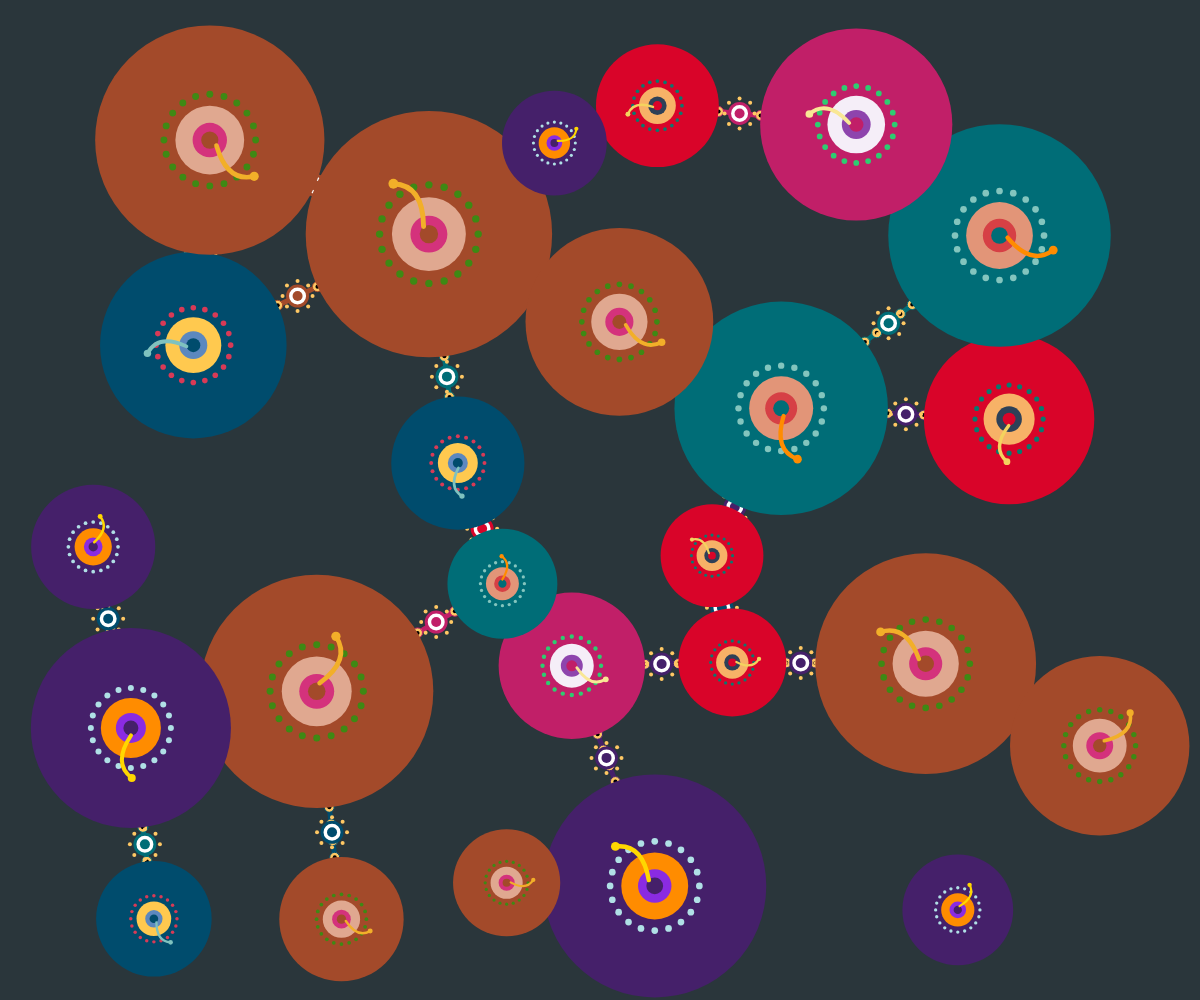
Frame 1 (no input)
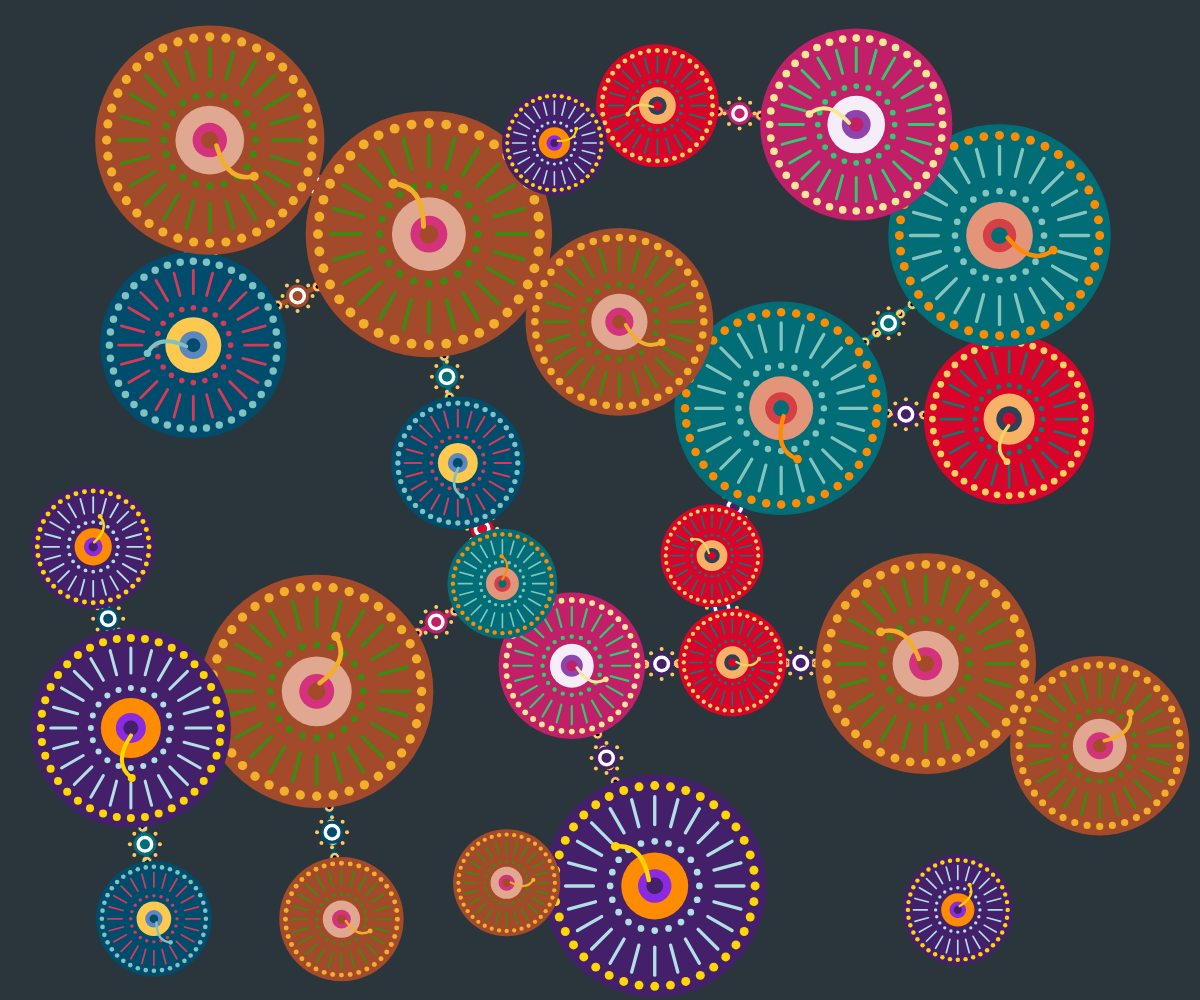
Frame 60 (no input)
Frame 120 (the mouse pressed at the canvas centre since frame 60): identical to frame 60, image omitted

The p5.js sketch that drew these frames (run headless with seeded random() and noise() and a simulated clock; from frame 60 on, the mouse is pressed at the canvas centre):

// p5.js sketch
// ── sketch.js
/**
 * Global Arrays: These arrays hold the main components of our artwork,
 * allowing us to manage and update them collectively.
 */
let wheels = []; // Stores all Wheel objects, representing the main circular elements.
let connectors = []; // Stores all Connector objects, which link the wheels.
let dandelionParticles = []; // Stores particles that "blow away" from wheels, creating a dynamic effect.
let blownAwayHistory = []; // Tracks the state of wheels that have been "blown away" for undo functionality.

/**
 * Color Palettes: Inspired by Pacita Abad's "Wheels of Fortune," these palettes
 * define the vibrant and layered color schemes for each wheel. Each sub-array
 * contains colors for different parts of a wheel (Base, Outer Dots, Inner Dots, Spokes, Center).
 * These are approximations and can be fine-tuned for precise matching.
 */
const colorPalettes = [
  // Palette 1: Deep Blue/Purple with Yellow/Orange Accents, evoking a rich, contrasting feel.
  ['#45206A', '#FFD700', '#FF8C00', '#B0E0E6', '#8A2BE2'], // Base, Outer Dots, Inner Dots, Spokes, Center
  // Palette 2: Fiery Reds and Oranges with Green/Blue contrast, creating a dynamic and energetic visual.
  ['#D90429', '#F4D35E', '#F7B267', '#0A796F', '#2E4057'],
  // Palette 3: Warm Earthy Tones with Bright Pinks/Greens, offering a softer yet vibrant combination.
  ['#A34A2A', '#F2AF29', '#E0A890', '#3E8914', '#D4327C'],
  // Palette 4: Cool Blues and Greens with Yellow/Pink Pop, providing a refreshing and lively contrast.
  ['#004C6D', '#7FC2BF', '#FFC94F', '#D83A56', '#5C88BF'],
  // Palette 5: Vibrant Pinks and Purples with Yellow/Green, for a playful and bright aesthetic.
  ['#C11F68', '#F9E795', '#F5EEF8', '#2ECC71', '#8E44AD'],
  // Palette 6: Deep Teal with Orange/Red, offering a sophisticated and warm contrast.
  ['#006D77', '#FF8C00', '#E29578', '#83C5BE', '#D64045'],
  // Additional palettes can be added here following analysis of the original artwork.
];

/**
 * Background Color: A dark, muted background color chosen to resemble the
 * original painting's aesthetic, providing a subtle contrast to the vibrant wheels.
 */
const backgroundColor = '#2A363B';

/**
 * Setup Function: Initializes the canvas and sets up the initial state of the artwork.
 * This function runs once at the beginning of the program.
 */
function setup() {
  createCanvas(windowWidth, windowHeight); // Create a canvas that fills the browser window.
  angleMode(RADIANS); // Set angle mode to RADIANS for consistent trigonometric calculations.

  initializeArtwork(); // Call the function to populate the artwork with wheels and connectors.
}

/**
 * Draw Function: This function is continuously called by p5.js, typically 60 times per second.
 * It's responsible for rendering all elements and updating their states for animation.
 */
function draw() {
  background(backgroundColor); // Clear the canvas with the defined background color in each frame.

  /**
   * Display Connectors: Connectors are drawn first to ensure they appear
   * behind the wheels, creating a layered visual effect.
   */
  for (const conn of connectors) {
    conn.display(); // Call the display method for each connector object.
  }

  /**
   * Display Wheels: Each wheel is drawn and its fading-in animation is updated.
   * Wheels are drawn on top of the connectors.
   */
  for (const wheel of wheels) {
    wheel.display(); // Call the display method for each wheel object.
    wheel.updateAlpha(); // Update the alpha (transparency) value for fade-in effect.
  }

  /**
   * Update and Display Dandelion Particles: Iterates through particles in reverse
   * to safely remove faded particles without affecting the loop index.
   */
  for (let i = dandelionParticles.length - 1; i >= 0; i--) {
    let p = dandelionParticles[i];
    p.update(); // Update particle's position, alpha, and size.
    p.display(); // Draw the particle on the canvas.

    // Remove particles that have completely faded out AND are not in a returning state.
    if (p.alpha <= 0 && !p.isReturning) {
      dandelionParticles.splice(i, 1); // Remove the particle from the array.
    }
    // Remove returning particles that have reached their target and faded out.
    if (p.isReturning && dist(p.x, p.y, p.targetX, p.targetY) < 1 && p.alpha <= 0) {
      dandelionParticles.splice(i, 1); // Remove the returning particle from the array.
    }
  }
}

/**
 * --- Initialization Function ---
 * Initializes or re-initializes all artwork elements: wheels, connectors, and particles.
 * This is called on setup and whenever the window is resized.
 */
function initializeArtwork() {
  // Clear all existing arrays to start fresh.
  wheels = [];
  connectors = [];
  dandelionParticles = []; // Clear particles on re-initialization.
  blownAwayHistory = []; // Clear history on re-initialization.

  const numWheels = 25; // Defines the target number of wheels to be generated for a denser composition.
  const minRadius = width * 0.04; // Minimum radius for a wheel, relative to canvas width.
  const maxRadius = width * 0.12; // Maximum radius for a wheel, relative to canvas width.
  const maxAttempts = 5000; // Maximum attempts to place a wheel, preventing infinite loops.
  let currentAttempts = 0; // Counter for placement attempts.

  /**
   * Generate Wheels with Optimized Packing: This loop attempts to place wheels
   * randomly while minimizing excessive overlap and ensuring connectivity.
   */
  while (wheels.length < numWheels && currentAttempts < maxAttempts) {
    let candidateRadius = random(minRadius, maxRadius); // Propose a random radius for the new wheel.
    let candidateX = random(candidateRadius, width - candidateRadius); // Propose a random X position.
    let candidateY = random(candidateRadius, height - candidateRadius); // Propose a random Y position.

    let isOverlappingTooMuch = false; // Flag to check if the candidate wheel overlaps excessively.
    let hasNearbyWheel = false; // Flag to check if the candidate wheel is close enough to existing wheels.

    // Check against all existing wheels for overlap and proximity.
    for (let other of wheels) {
      let d = dist(candidateX, candidateY, other.x, other.y); // Calculate distance between centers.
      let combinedRadius = candidateRadius + other.radius; // Sum of their radii.

      // Allow for significant overlap, as seen in Pacita Abad's original work.
      const overlapThreshold = min(candidateRadius, other.radius) * 0.4; // Allow up to 40% overlap of the smaller radius.
      if (d < combinedRadius - overlapThreshold) {
        isOverlappingTooMuch = true; // Mark as excessively overlapping.
        break; // No need to check further if overlap is too much.
      }
      // Check if it's within a reasonable distance to form a connection.
      if (d < combinedRadius * 1.5) { // Can be connected if within 1.5 times their combined radius.
        hasNearbyWheel = true; // Mark as having a potential neighbor.
      }
    }

    // The first wheel doesn't require any nearby neighbors.
    if (wheels.length === 0) {
      hasNearbyWheel = true;
    }

    // Add the wheel if it's not excessively overlapping and has a potential neighbor (or is the first wheel).
    if (!isOverlappingTooMuch && hasNearbyWheel) {
      let selectedPalette = random(colorPalettes); // Pick a random color palette.
      // Ensure diversity: avoid using the same palette consecutively.
      if (wheels.length > 0 && selectedPalette === wheels[wheels.length - 1].colors) {
        selectedPalette = random(colorPalettes.filter(p => p !== selectedPalette)); // Select a different palette.
      }
      wheels.push(new Wheel(candidateX, candidateY, candidateRadius, selectedPalette)); // Add the new Wheel object.
    }
    currentAttempts++; // Increment attempt counter.
  }

  // Log a message if not all wheels could be placed within the maximum attempts.
  if (currentAttempts >= maxAttempts) {
    console.log("Could not place all wheels within limits.");
  }

  /**
   * Generate Connectors: Creates connections between nearby wheels to mimic
   * the chain-like elements in the original artwork.
   */
  for (let i = 0; i < wheels.length; i++) {
    for (let j = i + 1; j < wheels.length; j++) { // Avoid duplicate connections and self-connection.
      let w1 = wheels[i];
      let w2 = wheels[j];
      let d = dist(w1.x, w1.y, w2.x, w2.y); // Calculate distance between wheel centers.
      // Connect wheels if they are within a certain range (allowing for some gap or slight overlap).
      if (d < (w1.radius + w2.radius) * 1.3) { // Connect if distance is within 1.3 times their combined radii.
        connectors.push(new Connector(w1, w2, random(colorPalettes)[0])); // Add a new Connector with a random base color.
      }
    }
  }
}

/**
 * --- Wheel Class ---
 * Represents a single circular "wheel" element in the artwork.
 * It handles its position, size, colors, and drawing its various components.
 */
class Wheel {
  /**
   * Constructor: Initializes a new Wheel object with its position, radius, and color palette.
   * @param {number} x - The x-coordinate of the wheel's center.
   * @param {number} y - The y-coordinate of the wheel's center.
   * @param {number} radius - The radius of the wheel.
   * @param {string[]} palette - An array of color strings for the wheel's components.
   */
  constructor(x, y, radius, palette) {
    this.x = x;
    this.y = y;
    this.radius = radius;
    this.colors = palette; // Stores the assigned color palette.
    this.stemAngle = random(TWO_PI); // Random angle for the decorative "stem" element.
    this.isBlownAway = false; // Flag to indicate if the wheel's inner patterns have been "blown away."

    // Properties for fade-in effect of inner patterns.
    this.innerAlpha = 0; // Current transparency of inner patterns (starts fully transparent).
    this.targetInnerAlpha = 255; // Target opacity (fully opaque).
    this.fadeSpeed = 5; // Rate at which the alpha value changes.
  }

  /**
   * Display Method: Draws all the components of the wheel on the canvas.
   * It uses `push()` and `pop()` to isolate transformations for each wheel.
   */
  display() {
    push(); // Save the current drawing style and transformations.
    translate(this.x, this.y); // Move the origin to the center of the wheel.

    this.drawBaseCircle(); // Draw the main circular base.

    // Only draw the outer dots and spokes if the wheel has not been "blown away".
    // These elements will fade in based on `innerAlpha`.
    if (!this.isBlownAway) {
      this.drawOuterDots();
      this.drawSpokes();
    }
    this.drawInnerCircles(); // Draw the nested inner circles.
    this.drawStem(); // Draw the decorative stem element.

    pop(); // Restore the previous drawing style and transformations.
  }

  /**
   * Update Alpha Method: Manages the fade-in effect for the wheel's inner patterns.
   * If the wheel is blown away, its inner patterns become fully transparent.
   */
  updateAlpha() {
    if (this.isBlownAway) {
      this.innerAlpha = 0; // If blown away, immediately make inner patterns invisible.
    } else {
      // Gradually increase innerAlpha towards the target (255) for a fade-in effect.
      if (this.innerAlpha < this.targetInnerAlpha) {
        this.innerAlpha = min(this.innerAlpha + this.fadeSpeed, this.targetInnerAlpha);
      }
    }
  }

  /**
   * Draw Base Circle Method: Draws the outermost, solid circle of the wheel.
   */
  drawBaseCircle() {
    noStroke(); // No outline for the base circle.
    fill(this.colors[0]); // Use the first color from the palette for the base.
    circle(0, 0, this.radius * 2); // Draw a circle at the origin (relative to translated canvas).
  }

  /**
   * Draw Outer Dots Method: Draws a ring of small dots around the outer edge of the wheel.
   * The color of these dots is affected by the `innerAlpha` for fading.
   */
  drawOuterDots() {
    const dotCount = 40; // Number of dots in the outer ring.
    const dotRadius = this.radius * 0.9; // Radius on which the dots are placed.
    const dotSize = this.radius * 0.08; // Size of each individual dot.

    // Apply the current `innerAlpha` to the dot color for the fade-in effect.
    let dotColor = color(this.colors[1]);
    dotColor.setAlpha(this.innerAlpha);
    fill(dotColor); // Set fill color for the dots.
    noStroke(); // No outline for the dots.

    // Loop to draw each dot at its calculated position.
    for (let i = 0; i < dotCount; i++) {
      const angle = map(i, 0, dotCount, 0, TWO_PI); // Calculate angle for even distribution.
      const dx = cos(angle) * dotRadius; // X-offset from the center.
      const dy = sin(angle) * dotRadius; // Y-offset from the center.
      circle(dx, dy, dotSize); // Draw the dot.
    }
  }

  /**
   * Draw Spokes Method: Draws radial lines (spokes) extending from the center of the wheel.
   * The color of these spokes is affected by the `innerAlpha` for fading.
   */
  drawSpokes() {
    const spokeCount = 24; // Number of spokes.
    const innerRadius = this.radius * 0.55; // Inner starting point for spokes.
    const outerRadius = this.radius * 0.8; // Outer ending point for spokes.

    // Apply the current `innerAlpha` to the spoke color for the fade-in effect.
    let spokeColor = color(this.colors[3]);
    spokeColor.setAlpha(this.innerAlpha);
    stroke(spokeColor); // Set stroke color for the spokes.
    strokeWeight(this.radius * 0.03); // Set stroke thickness.

    // Loop to draw each spoke.
    for (let i = 0; i < spokeCount; i++) {
      const angle = map(i, 0, spokeCount, 0, TWO_PI); // Calculate angle for even distribution.
      const x1 = cos(angle) * innerRadius; // Inner X-coordinate.
      const y1 = sin(angle) * innerRadius; // Inner Y-coordinate.
      const x2 = cos(angle) * outerRadius; // Outer X-coordinate.
      const y2 = sin(angle) * outerRadius; // Outer Y-coordinate.
      line(x1, y1, x2, y2); // Draw the line segment.
    }
  }

  /**
   * Draw Inner Circles Method: Draws several concentric circles and a ring of dots
   * towards the center of the wheel, creating layered patterns.
   */
  drawInnerCircles() {
    noStroke(); // No outline for these circles.

    fill(this.colors[2]); // Use the third color for the first inner circle.
    circle(0, 0, this.radius * 0.6); // Draw the first inner circle.

    fill(this.colors[3]); // Use the fourth color for the inner dots.
    const innerDotCount = 20; // Number of dots in the inner ring.
    const innerDotRadius = this.radius * 0.4; // Radius on which inner dots are placed.
    const innerDotSize = this.radius * 0.06; // Size of each inner dot.

    // Loop to draw each inner dot.
    for (let i = 0; i < innerDotCount; i++) {
      const angle = map(i, 0, innerDotCount, 0, TWO_PI); // Calculate angle.
      const dx = cos(angle) * innerDotRadius; // X-offset.
      const dy = sin(angle) * innerDotRadius; // Y-offset.
      circle(dx, dy, innerDotSize); // Draw the inner dot.
    }

    fill(this.colors[4]); // Use the fifth color for the second inner circle.
    circle(0, 0, this.radius * 0.3); // Draw the second inner circle.

    fill(this.colors[0]); // Reuse the first color for the smallest central circle.
    circle(0, 0, this.radius * 0.15); // Draw the smallest central circle.
  }

  /**
   * Draw Stem Method: Draws a decorative, curved "stem" or accent originating
   * from the center of the wheel.
   */
  drawStem() {
    stroke(this.colors[1]); // Use the second color for the stem's stroke.
    strokeWeight(this.radius * 0.04); // Set stem thickness.
    noFill(); // No fill for the stem curve.

    // Define start, end, and control points for a quadratic Bezier curve.
    const startX = cos(this.stemAngle) * (this.radius * 0.075);
    const startY = sin(this.stemAngle) * (this.radius * 0.075);
    const endX = cos(this.stemAngle) * (this.radius * 0.5);
    const endY = sin(this.stemAngle) * (this.radius * 0.5);
    const controlX = cos(this.stemAngle + 0.5) * (this.radius * 0.4);
    const controlY = sin(this.stemAngle + 0.5) * (this.radius * 0.4);

    beginShape(); // Begin custom shape drawing.
    vertex(startX, startY); // Start point of the curve.
    quadraticVertex(controlX, controlY, endX, endY); // Define quadratic Bezier curve.
    endShape(); // End custom shape.

    noStroke(); // No stroke for the circle at the end of the stem.
    fill(this.colors[1]); // Fill with the second color.
    circle(endX, endY, this.radius * 0.08); // Draw a circle at the end of the stem.
  }

  /**
   * Contains Method: Checks if a given point (px, py) is within the bounds of the wheel.
   * Useful for mouse interaction.
   * @param {number} px - The x-coordinate of the point to check.
   * @param {number} py - The y-coordinate of the point to check.
   * @returns {boolean} - True if the point is inside the wheel, false otherwise.
   */
  contains(px, py) {
    let d = dist(px, py, this.x, this.y); // Calculate distance from the point to the wheel's center.
    return d < this.radius; // Return true if distance is less than the radius.
  }
}

/**
 * --- Connector Class ---
 * Represents a visual connection between two Wheel objects, mimicking chain-like elements.
 */
class Connector {
  /**
   * Constructor: Initializes a new Connector object, linking two wheels.
   * @param {Wheel} wheel1 - The first Wheel object to connect.
   * @param {Wheel} wheel2 - The second Wheel object to connect.
   * @param {string} connectColor - The color for the connector and its decorative elements.
   */
  constructor(wheel1, wheel2, connectColor) {
    this.w1 = wheel1; // Reference to the first wheel.
    this.w2 = wheel2; // Reference to the second wheel.
    this.color = connectColor; // Color of the connector.

    // Pre-calculate angle and start/end points for drawing efficiency.
    this.angle = atan2(this.w2.y - this.w1.y, this.w2.x - this.w1.x); // Angle from w1 to w2.
    this.startPoint = createVector(
      this.w1.x + cos(this.angle) * this.w1.radius, // Point on the edge of w1.
      this.w1.y + sin(this.angle) * this.w1.radius
    );
    this.endPoint = createVector(
      this.w2.x + cos(this.angle + PI) * this.w2.radius, // Point on the edge of w2 (opposite side of the angle).
      this.w2.y + sin(this.angle + PI) * this.w2.radius
    );
  }

  /**
   * Display Method: Draws the connector line and its decorative chain-like elements.
   */
  display() {
    stroke(this.color); // Set stroke color for the main connection line.
    strokeWeight(5); // Thicker line for better visibility.
    noFill(); // No fill for the line itself.

    // Draw the main connection line between the two wheels.
    line(this.startPoint.x, this.startPoint.y, this.endPoint.x, this.endPoint.y);

    // Add decorative elements for the chain-like effect, inspired by the original artwork.
    let midX = (this.startPoint.x + this.endPoint.x) / 2; // Midpoint X for central decorations.
    let midY = (this.startPoint.y + this.endPoint.y) / 2; // Midpoint Y for central decorations.
    let distBetweenWheels = dist(this.startPoint.x, this.startPoint.y, this.endPoint.x, this.endPoint.y); // Total length of the connector.

    // Draw chain links along the line.
    const linkSize = 10; // Size of individual chain links.
    const numLinks = floor(distBetweenWheels / (linkSize * 1.5)); // Calculate number of links based on distance.
    if (numLinks > 0) {
      for (let i = 0; i <= numLinks; i++) {
        let lerpAmount = map(i, 0, numLinks, 0, 1); // Interpolation amount for positioning links.
        let linkX = lerp(this.startPoint.x, this.endPoint.x, lerpAmount); // X position of the link.
        let linkY = lerp(this.startPoint.y, this.endPoint.y, lerpAmount); // Y position of the link.

        // Draw small circles to represent chain links.
        fill(255, 200, 100); // Yellow-orange color for links.
        stroke(this.color); // Border matching the connection line color.
        strokeWeight(1);
        circle(linkX, linkY, linkSize);

        // Optional: Add a tiny inner dot for more detail on each link.
        fill(0); // Black fill for inner dot.
        noStroke();
        circle(linkX, linkY, linkSize * 0.4);
      }
    }

    // Draw a decorative central blob, inspired by YZH's connecting point.
    fill(255, 255, 255); // White base for the central blob.
    stroke(this.color); // Border matching the connection line.
    strokeWeight(3);
    circle(midX, midY, 20); // Larger central circle.

    fill(this.color); // Inner color matching the connection.
    noStroke();
    circle(midX, midY, 10); // Smaller inner circle.

    // Draw radiating dots around the central blob for additional detail.
    fill(255, 200, 100); // Yellow-orange for small dots.
    noStroke();
    const numSmallDots = 8; // Number of radiating dots.
    const smallDotRadius = 15; // Radius on which these dots radiate.
    const smallDotSize = 4; // Size of each small dot.
    for (let i = 0; i < numSmallDots; i++) {
      let angle = map(i, 0, numSmallDots, 0, TWO_PI); // Angle for even distribution.
      let dx = midX + cos(angle) * smallDotRadius; // X position of the dot.
      let dy = midY + sin(angle) * smallDotRadius; // Y position of the dot.
      circle(dx, dy, smallDotSize); // Draw the small dot.
    }
  }
}

/**
 * --- Dandelion Particle Class ---
 * Represents a single particle that "blows away" from a wheel,
 * creating a dandelion-like effect. These particles can also return to their origin.
 */
class DandelionParticle {
  /**
   * Constructor: Initializes a new DandelionParticle.
   * @param {number} x - Initial x-coordinate of the particle.
   * @param {number} y - Initial y-coordinate of the particle.
   * @param {string} type - The type of particle ('spoke' or 'outerDot'), influencing its appearance.
   * @param {string} color - The color of the particle.
   * @param {number} size - The initial size of the particle.
   * @param {number} targetX - The x-coordinate this particle should return to (its original position).
   * @param {number} targetY - The y-coordinate this particle should return to (its original position).
   * @param {number} [initialAngle=0] - Initial rotation angle for 'spoke' particles.
   */
  constructor(x, y, type, color, size, targetX, targetY, initialAngle = 0) {
    this.x = x;
    this.y = y;
    this.type = type;
    this.color = color;
    this.size = size;
    this.alpha = 255; // Initial opacity (fully opaque) for fading out.

    this.originalX = x; // Stores the initial x-position for reference.
    this.originalY = y; // Stores the initial y-position for reference.
    this.targetX = targetX; // Target x-coordinate for return animation.
    this.targetY = targetY; // Target y-coordinate for return animation.

    // Initial velocity directed towards the bottom-left, mimicking a gentle wind.
    this.vel = p5.Vector.fromAngle(random(PI + PI / 4, PI + PI / 2)); // Angle range for bottom-left.
    this.vel.mult(random(1, 3)); // Random initial speed.

    this.rotation = initialAngle; // Initial rotation for 'spoke' particles.
    this.rotationSpeed = random(-0.05, 0.05); // Random rotation speed for 'spoke' particles.
    this.windX = random(-0.05, -0.2); // Gentle horizontal wind force to the left.
    this.windY = random(0.05, 0.2); // Gentle vertical wind force downwards.

    this.isReturning = false; // Flag to indicate if the particle is animating back to its origin.
    this.returnSpeed = 0.05; // Speed at which the particle lerps (interpolates) back to its target.
  }

  /**
   * Update Method: Updates the particle's position, rotation, size, and alpha over time.
   * Handles both "blowing away" and "returning" animations.
   */
  update() {
    if (this.isReturning) {
      // If returning, interpolate position back to the target and fade out.
      this.x = lerp(this.x, this.targetX, this.returnSpeed);
      this.y = lerp(this.y, this.targetY, this.returnSpeed);
      this.alpha = lerp(this.alpha, 0, this.returnSpeed * 2); // Fade OUT as it returns to merge with the wheel.
      this.size = lerp(this.size, (this.type === 'spoke' ? this.size / 5 : this.size), this.returnSpeed * 2); // Restore size (spokes shrink significantly).
      this.rotationSpeed = lerp(this.rotationSpeed, 0, 0.05); // Stop rotation as it returns.

    } else {
      // If blowing away, apply velocity and wind forces, then fade out and shrink.
      this.x += this.vel.x; // Update x-position based on velocity.
      this.y += this.vel.y; // Update y-position based on velocity.
      this.vel.add(this.windX, this.windY); // Apply continuous wind force.

      this.rotation += this.rotationSpeed; // Update rotation for 'spoke' particles.

      this.alpha -= 2; // Gradually decrease alpha (fade out).
      this.size *= 0.99; // Gradually shrink the particle.
    }
  }

  /**
   * Display Method: Draws the particle on the canvas based on its type and current properties.
   */
  display() {
    push(); // Save current drawing state.
    translate(this.x, this.y); // Move origin to particle's position.
    rotate(this.rotation); // Apply rotation for 'spoke' particles.
    noStroke(); // No outline for particles.
    // Set fill color, applying the current alpha for fading.
    fill(red(this.color), green(this.color), blue(this.color), this.alpha);

    if (this.type === 'outerDot' || this.type === 'innerDot') {
      circle(0, 0, this.size); // Draw a circle for dot-type particles.
    } else if (this.type === 'spoke') {
      // Draw a line segment for spoke-type particles.
      stroke(red(this.color), green(this.color), blue(this.color), this.alpha); // Apply color and alpha to stroke.
      strokeWeight(this.size * 0.3); // Adjust stroke weight for visibility.
      line(0, 0, this.size, 0); // Draw a line from origin, which will be rotated.
    }
    pop(); // Restore previous drawing state.
  }
}

/**
 * mousePressed Function: Event handler for mouse clicks.
 * When a wheel is clicked, it triggers the "dandelion effect" for all wheels
 * sharing the same base color, causing their inner patterns to disappear and
 * particles to fly away.
 */
function mousePressed() {
  // Iterate through wheels in reverse order to safely remove/modify elements if needed.
  for (let i = wheels.length - 1; i >= 0; i--) {
    let wheel = wheels[i];
    // Check if the mouse is over a wheel and if that wheel has not already been blown away.
    if (wheel.contains(mouseX, mouseY) && !wheel.isBlownAway) {
      // Find all wheels that share the same base color as the clicked wheel.
      const clickedWheelBaseColor = wheel.colors[0];
      const wheelsToBlow = wheels.filter(w => w.colors[0] === clickedWheelBaseColor && !w.isBlownAway);

      if (wheelsToBlow.length > 0) {
        // Record the state of these wheels before they are blown away, for potential undo.
        blownAwayHistory.push(wheelsToBlow.map(w => w)); // Store copies of the affected wheels.

        // Process each wheel that needs to be blown away.
        for (const w of wheelsToBlow) {
          w.isBlownAway = true; // Mark the wheel as blown away (its inner patterns will now be invisible).
          w.innerAlpha = 0; // Immediately set its inner pattern alpha to 0.

          /**
           * Generate dandelion particles for spokes:
           * Each spoke of the wheel becomes a particle.
           */
          const spokeCount = 24;
          const innerRadius = w.radius * 0.55;
          const outerRadius = w.radius * 0.8;
          const spokeColor = w.colors[3]; // Color of the spokes.
          const spokeSize = w.radius * 0.03; // Base size for spoke particles.

          for (let j = 0; j < spokeCount; j++) {
            const angle = map(j, 0, spokeCount, 0, TWO_PI);
            // Particles start at the outer end of the spoke.
            const startX = w.x + cos(angle) * outerRadius;
            const startY = w.y + sin(angle) * outerRadius;
            const targetX = w.x + cos(angle) * outerRadius; // Target for return (original position).
            const targetY = w.y + sin(angle) * outerRadius; // Target for return (original position).
            dandelionParticles.push(new DandelionParticle(startX, startY, 'spoke', spokeColor, spokeSize * 5, targetX, targetY, angle));
          }

          /**
           * Generate dandelion particles for outer dots:
           * Each outer dot of the wheel becomes a particle.
           */
          const dotCount = 40;
          const dotRadius = w.radius * 0.9;
          const dotColor = w.colors[1]; // Color of outer dots.
          const dotSize = w.radius * 0.08; // Base size for dot particles.

          for (let j = 0; j < dotCount; j++) {
            const angle = map(j, 0, dotCount, 0, TWO_PI);
            const dx = w.x + cos(angle) * dotRadius;
            const dy = w.y + sin(angle) * dotRadius;
            const targetX = w.x + cos(angle) * dotRadius; // Target for return (original position).
            const targetY = w.y + sin(angle) * dotRadius; // Target for return (original position).
            dandelionParticles.push(new DandelionParticle(dx, dy, 'outerDot', dotColor, dotSize, targetX, targetY));
          }
        }
      }
      break; // Only process one wheel click at a time, preventing multiple effects from a single click.
    }
  }
}

/**
 * keyPressed Function: Event handler for keyboard presses.
 * Specifically, pressing the spacebar (keyCode 32) triggers an "undo" action,
 * restoring the last set of "blown away" wheels and animating particles back to them.
 */
function keyPressed() {
  if (keyCode === 32) { // Check if the pressed key is the spacebar.
    if (blownAwayHistory.length > 0) { // Ensure there's something to undo.
      // Retrieve the last set of wheels that were blown away from history.
      const wheelsToRestore = blownAwayHistory.pop();

      // Process each wheel that needs to be restored.
      for (const w of wheelsToRestore) {
        w.isBlownAway = false; // Mark the wheel as not blown away (its inner patterns will now fade in).
        w.innerAlpha = 0; // Explicitly set alpha to 0 to trigger the fade-in animation from transparent.

        // Animate particles back to the wheel: Find particles that originated from this wheel.
        const particlesToReturn = dandelionParticles.filter(p =>
          // The condition checks if the particle's original target position is near the wheel's spoke/outer dot radius.
          (p.type === 'spoke' && dist(p.targetX, p.targetY, w.x + cos(p.rotation) * w.radius * 0.8, w.y + sin(p.rotation) * w.radius * 0.8) < 10) ||
          (p.type === 'outerDot' && dist(p.targetX, p.targetY, w.x + cos(atan2(p.targetY - w.y, p.targetX - w.x)) * w.radius * 0.9, w.y + sin(atan2(p.targetY - w.y, p.targetX - w.x)) * w.radius * 0.9) < 10)
        );

        // For each particle found, initiate its return animation.
        for (const p of particlesToReturn) {
          p.isReturning = true; // Set the flag to true to start the return animation.
          // Store the particle's current position as its starting point for the return animation.
          p.originalX = p.x;
          p.originalY = p.y;
          // Particles will fade out as they return and merge with the wheel's restored appearance.
        }
      }
    }
  }
}

/**
 * windowResized Function: Event handler for when the browser window is resized.
 * It adjusts the canvas size and re-initializes the artwork to fit the new dimensions.
 */
function windowResized() {
  resizeCanvas(windowWidth, windowHeight); // Resize the canvas to match the new window dimensions.
  initializeArtwork(); // Re-initialize wheels and connectors to adapt to the new canvas size.
}
